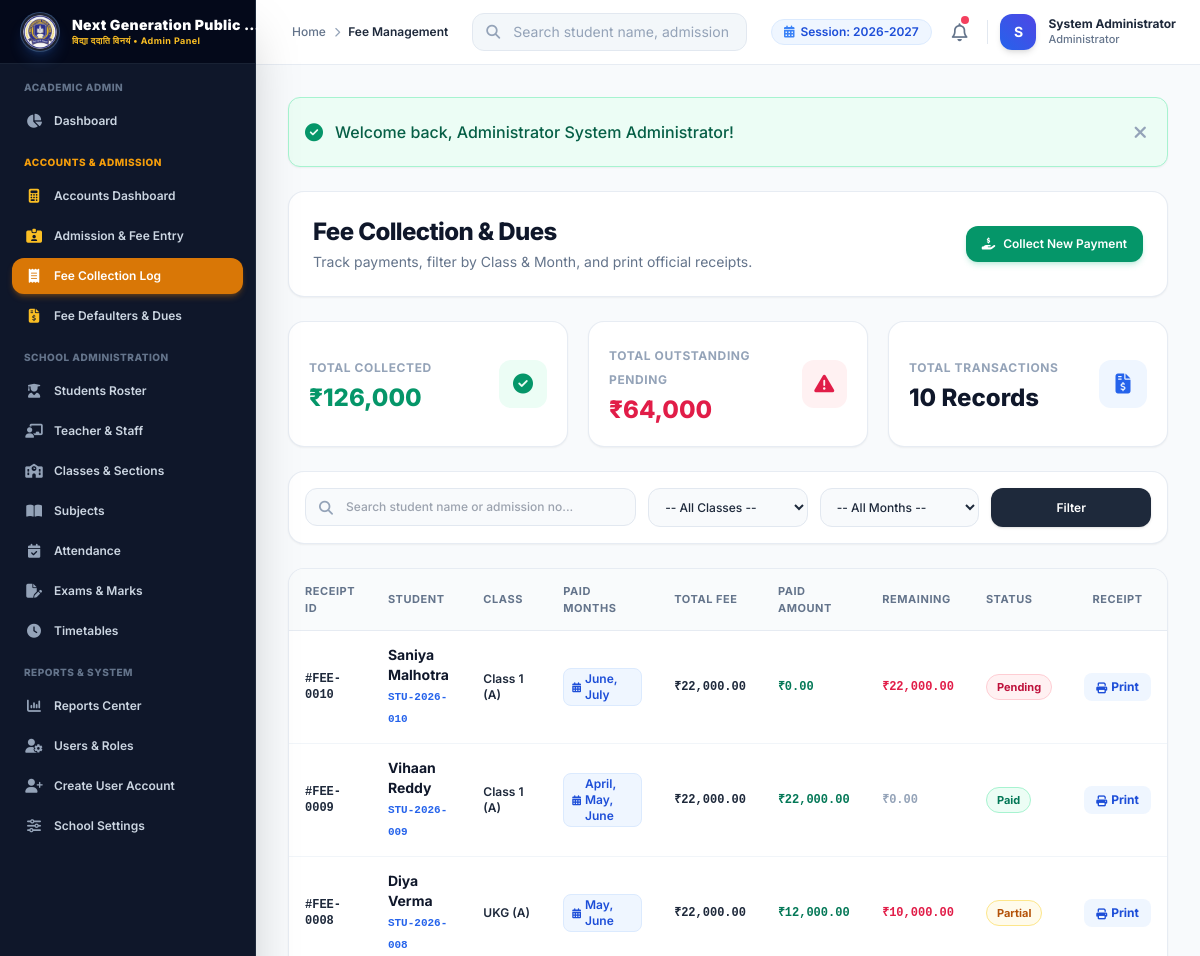
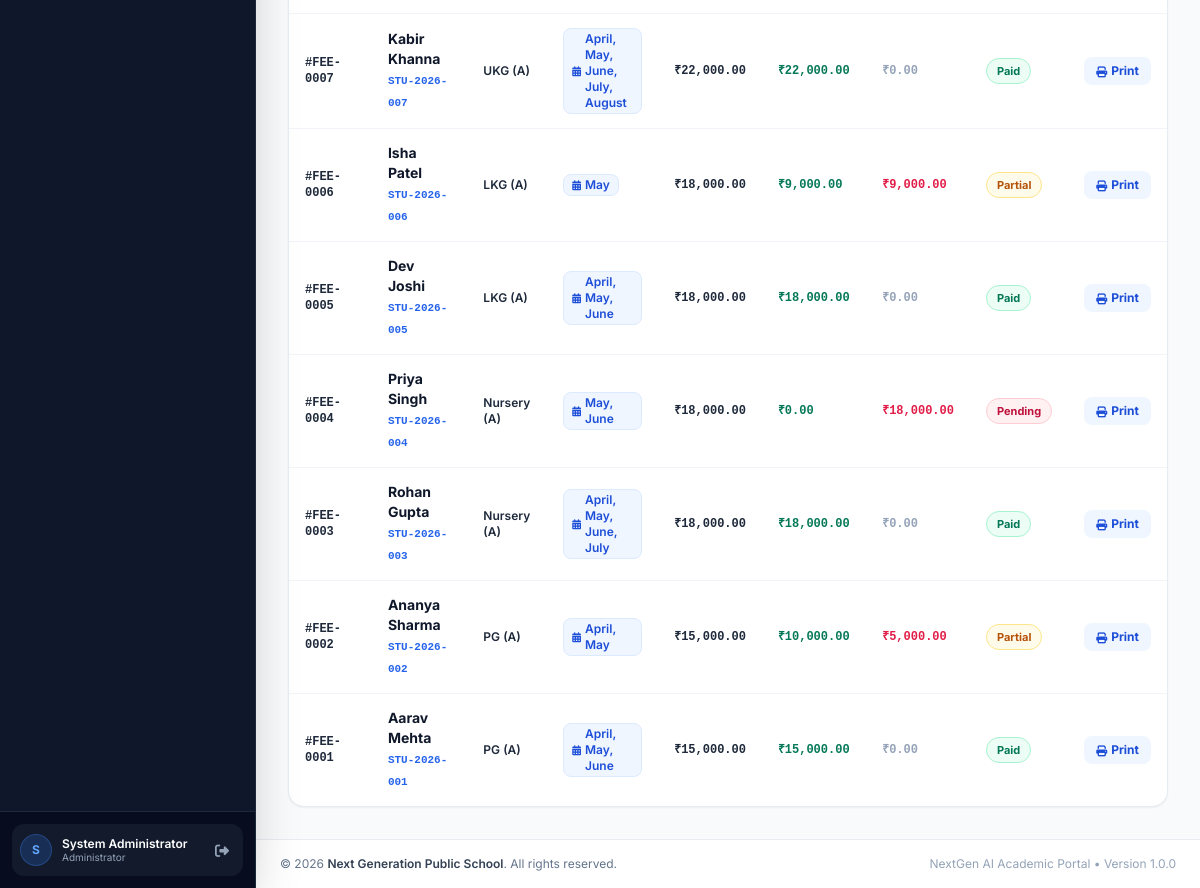
/admin/fees/index.php (signed in), run on the app's committed database (2 pictures, top to bottom).
### tables this page shows
CREATE TABLE `school_settings` (
  `id` INT AUTO_INCREMENT PRIMARY KEY,
  `setting_key` VARCHAR(100) NOT NULL UNIQUE,
  `setting_value` TEXT DEFAULT NULL,
  `updated_at` DATETIME DEFAULT CURRENT_TIMESTAMP ON UPDATE CURRENT_TIMESTAMP
);

CREATE TABLE `fees` (
  `id` INT AUTO_INCREMENT PRIMARY KEY,
  `student_id` INT NOT NULL,
  `class_id` INT NOT NULL,
  `registration_fee` DECIMAL(10,2) DEFAULT 0.00,
  `admission_fee` DECIMAL(10,2) DEFAULT 0.00,
  `annual_fee` DECIMAL(10,2) DEFAULT 0.00,
  `tuition_fee` DECIMAL(10,2) DEFAULT 0.00,
  `library_fee` DECIMAL(10,2) DEFAULT 0.00,
  `computer_fee` DECIMAL(10,2) DEFAULT 0.00,
  `activity_fee` DECIMAL(10,2) DEFAULT 0.00,
  `magazine_fee` DECIMAL(10,2) DEFAULT 0.00,
  `exam_fee` DECIMAL(10,2) DEFAULT 0.00,
  `penalty_fee` DECIMAL(10,2) DEFAULT 0.00,
  `other_fee` DECIMAL(10,2) DEFAULT 0.00,
  `discount_amount` DECIMAL(10,2) DEFAULT 0.00,
  `fee_type` VARCHAR(50) DEFAULT 'Admission & Term',
  `total_amount` DECIMAL(10,2) NOT NULL,
  `paid_amount` DECIMAL(10,2) NOT NULL,
  `remaining_amount` DECIMAL(10,2) NOT NULL,
  `paid_months` VARCHAR(255) DEFAULT 'April, May',
  `payment_date` DATE NOT NULL,
  `payment_method` ENUM('Cash', 'UPI', 'Card', 'Bank Transfer', 'Cheque') DEFAULT 'Cash',
  `payment_status` ENUM('Paid', 'Partial', 'Pending') NOT NULL,
  `remarks` VARCHAR(255) DEFAULT NULL,
  `created_at` DATETIME DEFAULT CURRENT_TIMESTAMP,
  `updated_at` DATETIME DEFAULT CURRENT_TIMESTAMP ON UPDATE CURRENT_TIMESTAMP,
  FOREIGN KEY (`student_id`) REFERENCES `students`(`id`) ON DELETE CASCADE,
  FOREIGN KEY (`class_id`) REFERENCES `classes`(`id`) ON DELETE CASCADE
);

CREATE TABLE `students` (
  `id` INT AUTO_INCREMENT PRIMARY KEY,
  `admission_no` VARCHAR(30) NOT NULL UNIQUE,
  `password` VARCHAR(255) DEFAULT NULL,
  `first_name` VARCHAR(50) NOT NULL,
  `last_name` VARCHAR(50) NOT NULL,
  `father_name` VARCHAR(100) NOT NULL,
  `mother_name` VARCHAR(100) NOT NULL,
  `dob` DATE NOT NULL,
  `gender` ENUM('Male', 'Female', 'Other') NOT NULL,
  `class_id` INT NOT NULL,
  `section` VARCHAR(20) NOT NULL,
  `mobile` VARCHAR(20) NOT NULL,
  `email` VARCHAR(100) DEFAULT NULL,
  `address` TEXT,
  `admission_date` DATE NOT NULL,
  `photo` VARCHAR(255) DEFAULT NULL,
  `status` ENUM('Active', 'Inactive', 'Graduated') DEFAULT 'Active',
  `created_at` DATETIME DEFAULT CURRENT_TIMESTAMP,
  `updated_at` DATETIME DEFAULT CURRENT_TIMESTAMP ON UPDATE CURRENT_TIMESTAMP,
  FOREIGN KEY (`class_id`) REFERENCES `classes`(`id`) ON DELETE CASCADE
);

CREATE TABLE `classes` (
  `id` INT AUTO_INCREMENT PRIMARY KEY,
  `class_name` VARCHAR(50) NOT NULL,
  `section` VARCHAR(20) NOT NULL,
  `teacher_id` INT DEFAULT NULL,
  `room_number` VARCHAR(30) NOT NULL,
  `academic_session` VARCHAR(30) NOT NULL DEFAULT '2026-2027',
  `created_at` DATETIME DEFAULT CURRENT_TIMESTAMP,
  `updated_at` DATETIME DEFAULT CURRENT_TIMESTAMP ON UPDATE CURRENT_TIMESTAMP,
  FOREIGN KEY (`teacher_id`) REFERENCES `teachers`(`id`) ON DELETE SET NULL
);

### admin/fees/index.php (the view, shortened to what the rows shown need)
<?php
require_once __DIR__ . '/../../includes/header.php';
try {
    $where = [];
    $params = [];
    $where_sql = !empty($where) ? "WHERE " . implode(" AND ", $where) : "";
    $sql = "SELECT f.*, s.first_name, s.last_name, s.admission_no, c.class_name, c.section
            FROM fees f
            JOIN students s ON f.student_id = s.id
            JOIN classes c ON f.class_id = c.id
            $where_sql
            ORDER BY f.id DESC";
    $stmt = $pdo->prepare($sql);
    $stmt->execute($params);
    $fees = $stmt->fetchAll();
} catch (PDOException $e) {
    set_flash('error', 'Query failed: ' . $e->getMessage());
    $fees = [];
    $grand_paid = 0;
    $grand_due = 0;
}
?>
<div class="space-y-6">
    <div class="flex flex-col sm:flex-row sm:items-center justify-between gap-4 bg-white p-6 rounded-2xl border border-slate-200/80 shadow-sm">
        <div>
            <h1 class="text-2xl font-extrabold text-slate-900 tracking-tight">Fee Collection & Dues</h1>
        </div>
    </div>
    <div class="bg-white rounded-2xl border border-slate-200/80 shadow-sm overflow-hidden">
        <div class="overflow-x-auto">
            <table class="w-full text-left border-collapse">
                <thead>
                    <tr class="bg-slate-50/80 border-b border-slate-200/80 text-[11px] font-bold text-slate-500 uppercase tracking-wider">
                        <th class="py-3.5 px-4">Receipt ID</th>
                        <th class="py-3.5 px-4">Student</th>
                        <th class="py-3.5 px-4">Class</th>
                        <th class="py-3.5 px-4">Paid Months</th>
                        <th class="py-3.5 px-4">Total Fee</th>
                        <th class="py-3.5 px-4">Paid Amount</th>
                        <th class="py-3.5 px-4">Remaining</th>
                        <th class="py-3.5 px-4">Status</th>
                        <th class="py-3.5 px-4 text-center">Receipt</th>
                    </tr>
                </thead>
                <tbody class="divide-y divide-slate-100 text-sm font-medium text-slate-700">
                    <?php if (empty($fees)): ?>
                        <tr>
                            <td colspan="9" class="py-12 text-center text-slate-400">No fee records found for selected month/class criteria.</td>
                        </tr>
                    <?php else: ?>
                        <?php foreach ($fees as $f): ?>
                            <tr class="hover:bg-slate-50/80 transition-colors">
                                <td class="py-3.5 px-4 font-mono text-xs font-bold text-slate-800">#FEE-<?= str_pad($f['id'], 4, '0', STR_PAD_LEFT) ?></td>
                                <td class="py-3.5 px-4">
                                    <span class="font-bold text-slate-900 block"><?= e($f['first_name'] . ' ' . $f['last_name']) ?></span>
                                    <span class="text-[11px] font-mono text-blue-600 font-semibold"><?= e($f['admission_no']) ?></span>
                                </td>
                                <td class="py-3.5 px-4 text-xs font-semibold text-slate-800"><?= e($f['class_name']) ?> (<?= e($f['section']) ?>)</td>
                                <td class="py-3.5 px-4">
                                    <span class="inline-flex items-center px-2 py-0.5 rounded-lg text-xs font-semibold bg-blue-50 text-blue-700 border border-blue-100">
                                        <i class="fa-solid fa-calendar-days text-[10px] mr-1"></i> <?= e($f['paid_months'] ?: 'Annual Term') ?>
                                    </span>
                                </td>
                                <td class="py-3.5 px-4 font-mono text-xs font-semibold text-slate-800">₹<?= number_format($f['total_amount'], 2) ?></td>
                                <td class="py-3.5 px-4 font-mono text-xs font-bold text-emerald-700">₹<?= number_format($f['paid_amount'], 2) ?></td>
                                <td class="py-3.5 px-4 font-mono text-xs font-bold <?= $f['remaining_amount'] > 0 ? 'text-rose-600' : 'text-slate-400' ?>">
                                    ₹<?= number_format($f['remaining_amount'], 2) ?>
                                </td>
                                <td class="py-3.5 px-4">
                                    <span class="inline-flex items-center px-2.5 py-0.5 rounded-full text-[11px] font-bold <?= $f['payment_status'] === 'Paid' ? 'bg-emerald-50 text-emerald-700 border border-emerald-200' : ($f['payment_status'] === 'Partial' ? 'bg-amber-50 text-amber-700 border border-amber-200' : 'bg-rose-50 text-rose-700 border border-rose-200') ?>">
                                        <?= e($f['payment_status']) ?>
                                    </span>
                                </td>
                                <td class="py-3.5 px-4 text-center">
                                    <a href="receipt.php?id=<?= $f['id'] ?>" target="_blank" class="px-3 py-1.5 bg-blue-50 hover:bg-blue-100 text-blue-700 text-xs font-bold rounded-lg transition-colors inline-flex items-center space-x-1">
                                        <i class="fa-solid fa-print text-[11px]"></i>
                                        <span>Print</span>
                                    </a>
                                </td>
                            </tr>
                        <?php endforeach; ?>
                    <?php endif; ?>
                </tbody>
            </table>
        </div>
    </div>
</div>
<?php require_once __DIR__ . '/../../includes/footer.php'; ?>

### includes/navbar.php (shortened to what the rows shown need)
<?php
$current_academic_session = get_school_setting('academic_session', '2026-2027');
?>
<header class="sticky top-0 z-30 bg-white/90 backdrop-blur-md border-b border-slate-200/80 no-print">
    <div class="flex items-center justify-between h-16 px-4 md:px-6">
        <div class="flex items-center space-x-3">
            <div class="hidden lg:flex items-center space-x-1.5 px-3 py-1 bg-blue-50 text-blue-700 rounded-full text-xs font-semibold border border-blue-100">
                <i class="fa-solid fa-calendar-days text-blue-500"></i>
                <span>Session: <?= e($current_academic_session) ?></span>
            </div>
        </div>
    </div>
</header>

### data on the page
school_settings: setting_value "2026-2027"
fees: id "0010", student.last_name "Saniya Malhotra", student.admission_no "STU-2026-010", class.class_name "Class 1", class.section "A", paid_months "June, July", total_amount "22,000.00", paid_amount "0.00", remaining_amount "22,000.00", payment_status "Pending"
fees: id "0009", student.last_name "Vihaan Reddy", student.admission_no "STU-2026-009", class.class_name "Class 1", class.section "A", paid_months "April, May, June", total_amount "22,000.00", paid_amount "22,000.00", remaining_amount "0.00", payment_status "Paid"
fees: id "0008", student.last_name "Diya Verma", student.admission_no "STU-2026-008", class.class_name "UKG", class.section "A", paid_months "May, June", total_amount "22,000.00", paid_amount "12,000.00", remaining_amount "10,000.00", payment_status "Partial"
fees: id "0007", student.last_name "Kabir Khanna", student.admission_no "STU-2026-007", class.class_name "UKG", class.section "A", paid_months "April, May, June, July, August", total_amount "22,000.00", paid_amount "22,000.00", remaining_amount "0.00", payment_status "Paid"
fees: id "0006", student.last_name "Isha Patel", student.admission_no "STU-2026-006", class.class_name "LKG", class.section "A", paid_months "May", total_amount "18,000.00", paid_amount "9,000.00", remaining_amount "9,000.00", payment_status "Partial"
fees: id "0005", student.last_name "Dev Joshi", student.admission_no "STU-2026-005", class.class_name "LKG", class.section "A", paid_months "April, May, June", total_amount "18,000.00", paid_amount "18,000.00", remaining_amount "0.00", payment_status "Paid"
fees: id "0004", student.last_name "Priya Singh", student.admission_no "STU-2026-004", class.class_name "Nursery", class.section "A", paid_months "May, June", total_amount "18,000.00", paid_amount "0.00", remaining_amount "18,000.00", payment_status "Pending"
fees: id "0003", student.last_name "Rohan Gupta", student.admission_no "STU-2026-003", class.class_name "Nursery", class.section "A", paid_months "April, May, June, July", total_amount "18,000.00", paid_amount "18,000.00", remaining_amount "0.00", payment_status "Paid"
fees: id "0002", student.last_name "Ananya Sharma", student.admission_no "STU-2026-002", class.class_name "PG", class.section "A", paid_months "April, May", total_amount "15,000.00", paid_amount "10,000.00", remaining_amount "5,000.00", payment_status "Partial"
fees: id "0001", student.last_name "Aarav Mehta", student.admission_no "STU-2026-001", class.class_name "PG", class.section "A", paid_months "April, May, June", total_amount "15,000.00", paid_amount "15,000.00", remaining_amount "0.00", payment_status "Paid"

### other printed values
$role_badge "Admin Panel"
substr($_SESSION['full_name'] ?? 'U', 0, 1) "S"
$_SESSION['full_name'] "System Administrator"
$role_label "Administrator"
$page_title "Fee Management"
$nav_role_title "Administrator"
$flash['text'] "Welcome back, Administrator System Administrator!"
$grand_paid "126,000"
$grand_due "64,000"
count($fees) "10"
